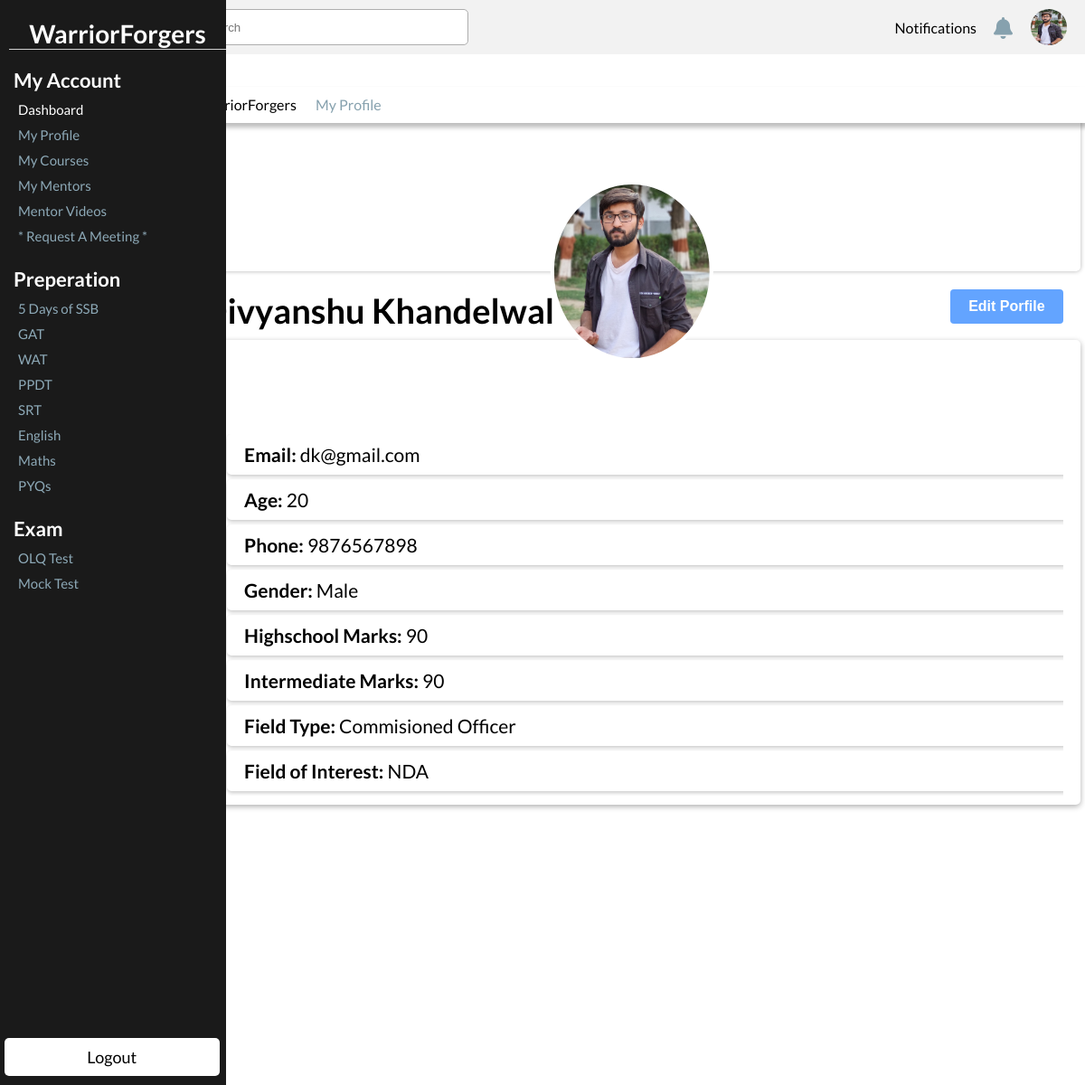
/dashboard/my_profile (signed in), run on the app's committed database.
### accounts/models.py (models this page shows, shortened)
class Student(User):
    gender_choices = (
        ("Male", "Male"),
        ("Female", "Female"),
        ("Other", "Other"),
    )
    field_type_choices = (
        ("Commisioned Officer", "Commisioned Officer"),
        ("Non-Commisioned Officer", "Non-Commisioned Officer")
    )
    field_of_interest_choices = (
        ("NDA", "NDA"),
        ("CDS", "CDS"),
        ("Territorial Army", "Territorial Army"),
    )
    mobile_number = models.CharField(max_length=10, blank=True)
    registration_score = models.FloatField(default=0)
    olq_score = models.FloatField(default=0)
    mock_test_score = models.FloatField(default=0)
    age = models.IntegerField(default=0)
    gender = models.CharField(max_length=10, blank=True, choices=gender_choices)
    highschool_score = models.IntegerField(default=0)
    intermediate_score = models.IntegerField(default=0)
    profile_pic = models.ImageField(upload_to='media/student_pics', blank=True)
    field_type = models.CharField(max_length=100, choices=field_type_choices, blank=True)
    field_of_interest = models.CharField(max_length=100, choices=field_of_interest_choices, blank=True)
    mentors = models.ManyToManyField('Mentor', blank=True)
    courses = models.ManyToManyField('Course', blank=True)
    is_registered = models.BooleanField(default=False)
    class Meta:
        verbose_name_plural = "Students"

### dashboard/views.py (the view, shortened to what this page needs)
# urls.py: path('my_profile', views.my_profile, name='my_profile'),
@login_required(login_url='/accounts/login')
def my_profile(request):
    user = request.user
    student = get_object_or_404(Student, user_ptr=user)
    parameters = {
        'student': student
    }
    return render(request, 'dashboard/student/my_profile.html', parameters)

### templates/dashboard/student/my_profile.html (shortened to what this page needs)
{% extends 'dashboard/student/base.html' %}
{% load static %}
{% block page %}
My Profile
{% endblock %}
{% block mylink %}
<link rel="stylesheet" href="{% static 'css/dashboard/my_profile.css' %}">
{% endblock %}
{% block main %}
<div class="main-container">
    <div class="non-edit" id="non-edit">
        <div class="profile-container">
            <div class="banner-container">
            </div>
            <div class="profile-image"></div>
        </div>
        <h2>{{ student.first_name }} {{ student.last_name }}
            <button id="pro-edit-btn" onclick="edit()">Edit Porfile</button>
        </h2>
        <div class="response-box">
            <div class="profile-details">
                <p class="response-box-inner"><strong>Email:</strong> {{ student.email }}</p>
                <p class="response-box-inner"><strong>Age:</strong> {{ student.age }}</p>
                <p class="response-box-inner"><strong>Phone:</strong> {{ student.mobile_number }}</p>
                <p class="response-box-inner"><strong>Gender:</strong> {{ student.gender }}</p>
                <p class="response-box-inner"><strong>Highschool Marks:</strong> {{ student.highschool_score }}</p>
                <p class="response-box-inner"><strong>Intermediate Marks:</strong> {{ student.intermediate_score }}</p>
                <p class="response-box-inner"><strong>Field Type:</strong> {{ student.field_type }}</p>
                <p class="response-box-inner"><strong>Field of Interest:</strong> {{ student.field_of_interest }}</p>
            </div>
        </div>
        {% endblock %}

### templates/dashboard/student/base.html (shortened to what this page needs)
{% load static %}
<!DOCTYPE html>
<html lang="en">
<head>
    <link rel="stylesheet" href="{% static 'css/dashboard/dashboard.css' %}">
    <link rel="stylesheet" href="{% static 'css/dashboard/dashboard_mobile.css' %}">
    {% block mylink %}
    {% endblock %}
</head>
<body>
    <header>
        <div class="navbar">
            <input type="text" class="search-bar" placeholder="Search" id="search-bar">
            {% if student.profile_pic %}
            <img src="{{ student.profile_pic.url }}" class="profile-icon" alt="{% static 'img/dashboard/images.png' %}">
            {% else %}
            <img src="{% static 'img/dashboard/images.png' %}" class="profile-icon" alt="Profile">
            {% endif %}
            <span class="noti-txt">Notifications</span>
            <span class="notification-icon"><i class="fa-sharp fa-solid fa-bell fa-xl"></i></span>
        </div>
        <div class="locater">
            <span><a href="#" id="main">WarriorForgers</a></span>
            <span><img src="{% static 'img/dashboard/arrow.png' %}" id="arrow"></span>
            <span id="navigator">
                {% block page %}
                {% endblock %}
            </span>
        </div>
    </header>
    <aside id="aside">
        <div class="nav">
            <ul class="nav-side">
                <li class="name">WarriorForgers</li>
                <li class="nav-heading">My Account</li>
                <ul class="sub-fields">
                    <li><a href="{% url 'dashboard' %}" id="active">Dashboard</a></li>
                    <li><a href="{% url 'my_profile' %}">My Profile</a></li>
                    <li><a href="{% url 'my_courses' %}">My Courses</a></li>
                    <li><a href="{% url 'my_mentors' %}">My Mentors</a></li>
                    <li><a href="{% url 'mentor_videos' %}">Mentor Videos</a></li>
                    <li><a href="{% url 'request_meeting' %}">* Request A Meeting *</a></li>
                </ul>
                <li class="nav-heading">Preperation</li>
                <ul class="sub-fields">
                    <li><a href="{% url 'ssb_info' %}">5 Days of SSB</a></li>
                    <li><a href="">GAT</a></li>
                    <li><a href="">WAT</a></li>
                    <li><a href="">PPDT</a></li>
                    <li><a href="">SRT</a></li>
                    <li><a href="">English</a></li>
                    <li><a href="">Maths</a></li>
                    <li><a href="">PYQs</a></li>
                </ul>
                <li class="nav-heading">Exam</li>
                <ul class="sub-fields">
                    <li><a href="{% url 'olq_test' %}">OLQ Test</a></li>
                    <li><a href="{% url 'mock_test' %}">Mock Test</a></li>
                </ul>
            </ul>
            <div class="logout">
                <a href="{% url 'logout' %}" class="logout-btn">Logout</a>
            </div>
        </div>
    </aside>
    <main>
        {% block main %}
        {% endblock %}
    </main>
</body>
</html>

### static/css/dashboard/dashboard.css (style rules this page uses)
* { margin: 0; padding: 0; box-sizing: border-box; }
html { font-family: "Lato", sans-serif; scroll-behavior: smooth; }
.navbar { background-color: #f2f2f2; height: 60px; display: flex; align-items: center; padding: 0 20px; width: 83.5%; float: right; overflow-x: hidden; position: fixed; right: 0; z-index: 1; }
.navbar .search-bar { width: 300px; height: 40px; border: 0.5px solid #aeaeae; border-radius: 5px; padding: 5px; }
.navbar .profile-icon, .notification-icon { position: absolute; right: 0; }
.navbar .profile-icon { right: 20px; height: 40px; width: 40px; border-radius: 50%; transition: all 0.2s; }
.navbar .notification-icon { color: #86a1ae; right: 80px; transition: all 0.3s; }
.noti-txt { position: absolute; right: 120px; }
aside { position: fixed; top: 0; left: 0; height: 100%; width: 250px; background-color: #1a1a1a; transition: all 0.5s ease; height: 100%; overflow-y: auto; z-index: 100; }
.nav-side .name { padding: 20px 0px; text-align: center; margin-left: 10px; padding-bottom: 0px; padding-top: 20px; font-size: 28px; border-bottom: #d2d2d2 solid 1px; color: #fff; font-weight: 600; }
li.nav-heading { text-align: left; margin-left: 15px; padding-bottom: 5px; padding-top: 20px; font-size: 22px; color: #fff; font-weight: 600; }
ul.nav-side { list-style: none; font-size: 15px; }
li { padding: 5px 0px; text-align: left; }
li a { text-decoration: none; color: #8da9b7; }
.sub-fields li a { color: #8da9b7; padding-left: 20px; }
.logout .logout-btn { background-color: #ffffff; border-radius: 5px; text-decoration: none; border: none; color: #000000; padding: 10px 0px; width: 95%; font-size: 18px; cursor: pointer; transition: all 0.5s ease; text-align: center; position: absolute; left: 5px; right: 5px; bottom: 10px; }
#active { color: white; }
.locater { position: fixed; left: 16.5%; top: 10%; text-decoration: none; z-index: 1; background-color: #fff; top: 8%; padding: 10px 20px; height: 40px; width: 84%; box-shadow: 0px 5px 5px rgba(0, 0, 0, 0.259); }
#main { text-decoration: none; color: #000000; }
#arrow { height: 15px; width: 15px; position: relative; top: 2px; }
#navigator { position: relative; left: 0px; color: #86a1ae; }
.main-container { position: relative; width: 83.5%; float: right; top: 100px; right: 0; z-index: -1; }
img { width: 200px; height: 260px; border-top-left-radius: 5px; border-top-right-radius: 5px; }

### data on the page
Student: profile_pic (picture), age "20", mobile_number "9876567898", gender "Male", highschool_score "90", intermediate_score "90", field_type "Commisioned Officer", field_of_interest "NDA"

### other printed values
{{ student.first_name }} "Divyanshu"
{{ student.last_name }} "Khandelwal"
{{ student.email }} "dk@gmail.com"
